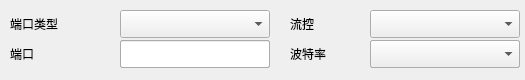
<?xml version="1.0" encoding="UTF-8"?>
<ui version="4.0">
 <class>w_bt_dish_kitchenprinter_printerset_port</class>
 <widget class="QWidget" name="w_bt_dish_kitchenprinter_printerset_port">
  <property name="geometry">
   <rect>
    <x>0</x>
    <y>0</y>
    <width>525</width>
    <height>80</height>
   </rect>
  </property>
  <property name="minimumSize">
   <size>
    <width>0</width>
    <height>80</height>
   </size>
  </property>
  <property name="windowTitle">
   <string>Form</string>
  </property>
  <widget class="QPushButton" name="pushButton_usb_vp">
   <property name="geometry">
    <rect>
     <x>370</x>
     <y>40</y>
     <width>150</width>
     <height>28</height>
    </rect>
   </property>
   <property name="text">
    <string>绑定打印机</string>
   </property>
  </widget>
  <widget class="QLineEdit" name="lineEdit_port">
   <property name="geometry">
    <rect>
     <x>370</x>
     <y>40</y>
     <width>150</width>
     <height>28</height>
    </rect>
   </property>
  </widget>
  <widget class="QComboBox" name="comboBox_port_tty">
   <property name="geometry">
    <rect>
     <x>120</x>
     <y>40</y>
     <width>150</width>
     <height>28</height>
    </rect>
   </property>
  </widget>
  <widget class="QComboBox" name="comboBox_port_usb">
   <property name="geometry">
    <rect>
     <x>120</x>
     <y>40</y>
     <width>150</width>
     <height>28</height>
    </rect>
   </property>
   <property name="editable">
    <bool>true</bool>
   </property>
  </widget>
  <widget class="QLabel" name="label_port">
   <property name="geometry">
    <rect>
     <x>10</x>
     <y>40</y>
     <width>80</width>
     <height>28</height>
    </rect>
   </property>
   <property name="text">
    <string>端口</string>
   </property>
  </widget>
  <widget class="QLabel" name="label_baud">
   <property name="geometry">
    <rect>
     <x>290</x>
     <y>40</y>
     <width>80</width>
     <height>28</height>
    </rect>
   </property>
   <property name="text">
    <string>波特率</string>
   </property>
  </widget>
  <widget class="QLabel" name="label_flowcontrol">
   <property name="geometry">
    <rect>
     <x>290</x>
     <y>10</y>
     <width>80</width>
     <height>28</height>
    </rect>
   </property>
   <property name="text">
    <string>流控</string>
   </property>
  </widget>
  <widget class="QLineEdit" name="lineEdit_ip">
   <property name="geometry">
    <rect>
     <x>120</x>
     <y>40</y>
     <width>150</width>
     <height>28</height>
    </rect>
   </property>
  </widget>
  <widget class="QComboBox" name="comboBox_baud">
   <property name="geometry">
    <rect>
     <x>370</x>
     <y>40</y>
     <width>150</width>
     <height>28</height>
    </rect>
   </property>
  </widget>
  <widget class="lds_ComboBox" name="comboBox_flowcontrol">
   <property name="geometry">
    <rect>
     <x>370</x>
     <y>10</y>
     <width>150</width>
     <height>28</height>
    </rect>
   </property>
  </widget>
  <widget class="lds_ComboBox" name="comboBox_porttype">
   <property name="geometry">
    <rect>
     <x>120</x>
     <y>10</y>
     <width>150</width>
     <height>28</height>
    </rect>
   </property>
  </widget>
  <widget class="QLabel" name="label_6">
   <property name="geometry">
    <rect>
     <x>10</x>
     <y>10</y>
     <width>80</width>
     <height>28</height>
    </rect>
   </property>
   <property name="text">
    <string>端口类型</string>
   </property>
  </widget>
 </widget>
 <customwidgets>
  <customwidget>
   <class>lds_ComboBox</class>
   <extends>QComboBox</extends>
   <header>lds_combobox.h</header>
  </customwidget>
 </customwidgets>
 <resources/>
 <connections/>
</ui>
